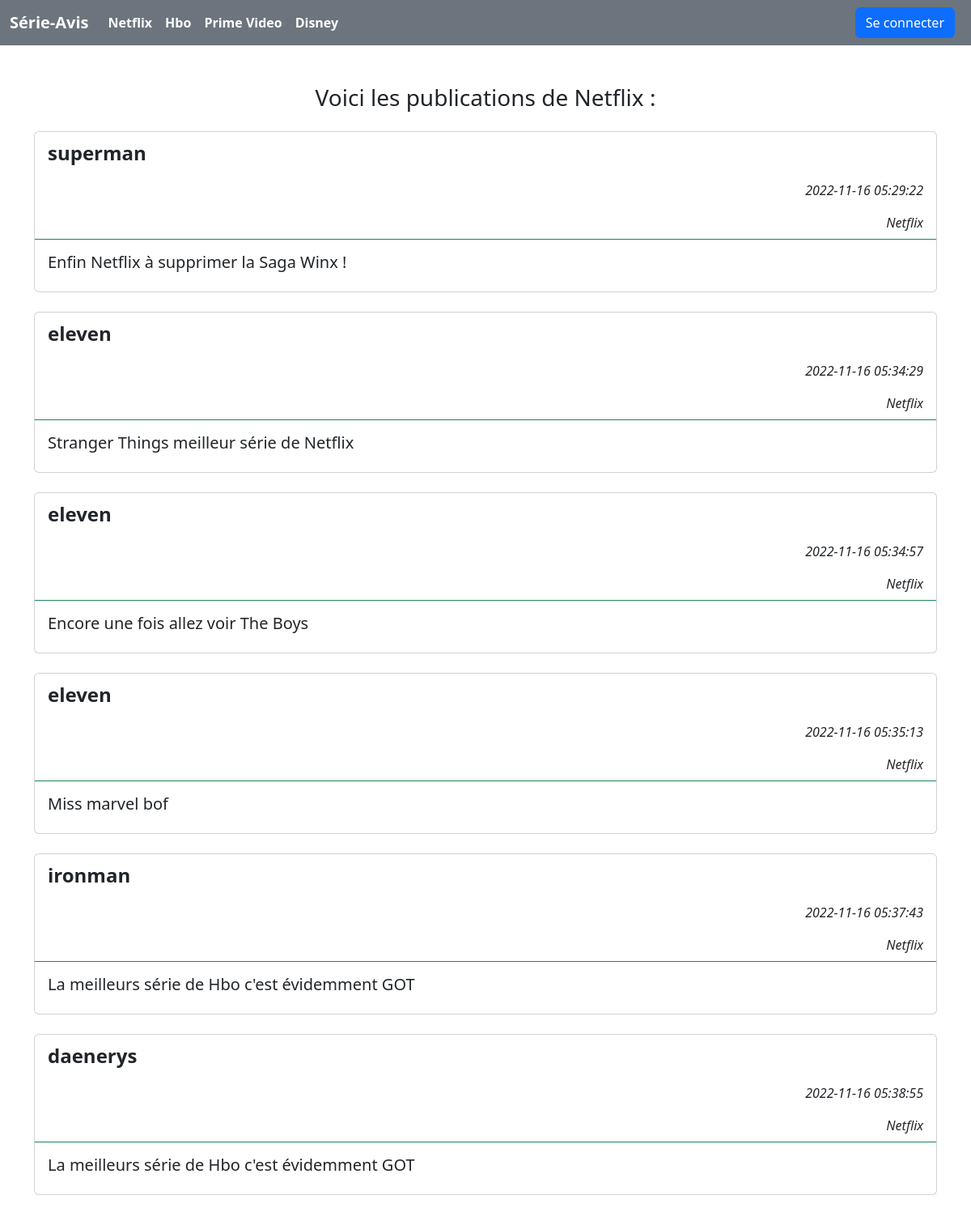
The app's page /netflix.php with its own data.
### tables this page shows
CREATE TABLE `post` (
  `id` int(11) NOT NULL,
  `content` text NOT NULL,
  `publishedAt` datetime NOT NULL,
  `category` varchar(255) NOT NULL,
  `userId` int(11) NOT NULL
);

CREATE TABLE `user` (
  `id` int(11) NOT NULL,
  `username` varchar(255) NOT NULL,
  `firstName` varchar(255) NOT NULL,
  `LastName` varchar(255) NOT NULL,
  `email` varchar(255) NOT NULL,
  `password` varchar(255) NOT NULL
);

### Controller/PostController.php (called while the page is built, shortened)
<?php
class PostController
{
    private PDO $db;
    public function __construct()
    {
        $dbName = "social";
        $port = 3306;
        $userName = "root";
        $password = "root";
    }
    public function setDb(PDO $db)
    {
        $this->db = $db;
        return $this;
    }
    public function getAllNetflix():array{
        $articles = [];
        $req = $this->db->query("SELECT * FROM post WHERE category = 'Netflix'");
        $req->execute();
        $datas = $req->fetchAll();
        foreach ($datas as $data){
            $articles[] = new Post($data);
        }
        return $articles;
    }
}

### Entity/Post.php (called while the page is built, shortened)
<?php
class Post
{
    private $content;
    private $publishedAt;
    private $userId;
    public function hydrate(array $data)
    {
        foreach ($data as $cle => $valeur) {
            $methode = 'set'.ucfirst($cle);
        }
    }
    public function setId($id){
            return $this;
    }
    public function getContent(){
        return $this->content;
    }
    public function setContent($content){
        $this -> content = $content;
        return $this;
    }
    public function getPublishedAt(){
        return $this->publishedAt;
    }
    public function setPublishedAt($publishedAt){
        $this -> publishedAt = $publishedAt;
        return $this;
    }
    public function getCategory(){
        if  ($this->category = 'Netflix' or $this->category = 'Hbo' or $this->category = 'Prime Video' or $this->category = 'Disney'){
            return $this->category;
        }
    }
    public function getUserId(){
        return $this->userId;
    }
    public function setUserId($userId){
        $this->userId = $userId;
        return $this;
    }
}

### Controller/UserController.php (called while the page is built, shortened)
<?php
class UserController
{
    private PDO $db;
    public function __construct()
    {
        $dbName = "social";
        $port = 3306;
        $userName = "root";
        $password = "root";
    }
    public function setDb(PDO $db)
    {
        $this->db = $db;
        return $this;
    }
    public function read(int $id)
    {
        $req = $this->db->prepare("SELECT * FROM `user` WHERE id = :id");
        $req->bindValue(":id", $id, PDO::PARAM_INT);
        $req->execute();
        $data = $req->fetch();
        $user = new User($data);
        return $user;
    }
}

### Entity/User.php (called while the page is built, shortened)
<?php
class User
{
    private $username;
    public function hydrate(array $data)
    {
        foreach ($data as $key => $value) {
            $method = "set" . ucfirst($key);
        }
    }
    public function setId($id)
    {
        return $this;
    }
    public function setFirstName($firstName)
    {
        return $this;
    }
    public function setLastName($lastName)
    {
        return $this;
    }
    public function getUsername()
    {
        return $this->username;
    }
    public function setUsername($username)
    {
        $this->username = $username;
        return $this;
    }
    public function setEmail($email)
    {
        return $this;
    }
    public function setPassword($password)
    {
        return $this;
    }
}

### netflix.php (the view, shortened to what this page needs)
<?php
require "./Vues/layout/header.php";
$posts = $postController->getAllNetflix();
if ($_SESSION && $_SESSION["username"]){?>
    <div class="col mb-5"></div>
    <h3 class="text-center">Voici les publications de Netflix : </h3>
    <?php foreach ($posts as $post)   {?>
        <div class="col mb-4"></div>
        <div class="col-md-12">
            <div class="card mb-3 ">
                <div class="row g-0 ">
                    <div class="col-md-4 <?= $i === 0 ? "active" : "" ?>"></div>
                    <div class="card-header bg-transparent border-success">
                        <p class="fs-4 fw-bold"><?= $userController->read($post->getUserId())->getUsername() ?></p>
                        <p class="card-text text-end fst-italic"><?= $post->getPublishedAt() ?></p>
                        <p class="card-text text-end fst-italic"><?= $post->getCategory() ?></p>
                    </div>
                    <div class="card-body ">
                        <h5 class="card-title fw-normal"><?= $post->getContent() ?></h5>
                    </div>
                    <div class="card-footer bg-transparent border-success d-grid gap-2">
                        <?php if ($userController->read($post->getUserId())->getUsername() === $_SESSION["username"]) : ?>
                            <a href="./updatePost.php?id=<?= $post->getId() ?>" onclick="return confirm('Est-ce que vous voulez réellement modifier votre publication ?');" class="btn btn-warning"><i class="fa-solid fa-pen-to-square"></i></a>
                            <a href="./deletePost.php?id=<?= $post->getId() ?>" onclick="return confirm('Est-ce que vous voulez réellement supprimer votre publication ?');" class="btn btn-danger"><i class="fa-solid fa-trash"></i></a><?php endif ?>
                    </div>
                </div>
            </div>
        </div>
    <?php } ?>
<?php }else { ?>
    <h3 class="text-center">Voici les publications de Netflix : </h3>
    <?php foreach ($posts as $post)  { ?>
        <div class="col-md-12">
            <div class="card mb-3 ">
                <div class="row g-0 ">
                    <div class="card-header bg-transparent border-success">
                        <p class="fs-4 fw-bold"><?= $userController->read($post->getUserId())->getUsername() ?></p>
                        <p class="card-text text-end fst-italic"><?= $post->getPublishedAt() ?></p>
                        <p class="card-text text-end fst-italic"><?= $post->getCategory() ?></p>
                    </div>
                    <div class="card-body ">
                        <h5 class="card-title fw-normal"><?= $post->getContent() ?></h5>
                    </div>
                </div>
            </div>
        </div>
    <?php } }?>
<?php require "./Vues/layout/footer.php"; ?>

### records on screen
post: userId.username "superman", publishedAt "2022-11-16 05:29:22", category "Netflix", content "Enfin Netflix à supprimer la Saga Winx !"
post: userId.username "eleven", publishedAt "2022-11-16 05:34:29", category "Netflix", content "Stranger Things meilleur série de Netflix"
post: userId.username "eleven", publishedAt "2022-11-16 05:34:57", category "Netflix", content "Encore une fois allez voir The Boys"
post: userId.username "eleven", publishedAt "2022-11-16 05:35:13", category "Netflix", content "Miss marvel bof"
post: userId.username "ironman", publishedAt "2022-11-16 05:37:43", category "Netflix", content "La meilleurs série de Hbo c'est évidemment GOT"
post: userId.username "daenerys", publishedAt "2022-11-16 05:38:55", category "Netflix", content "La meilleurs série de Hbo c'est évidemment GOT"
